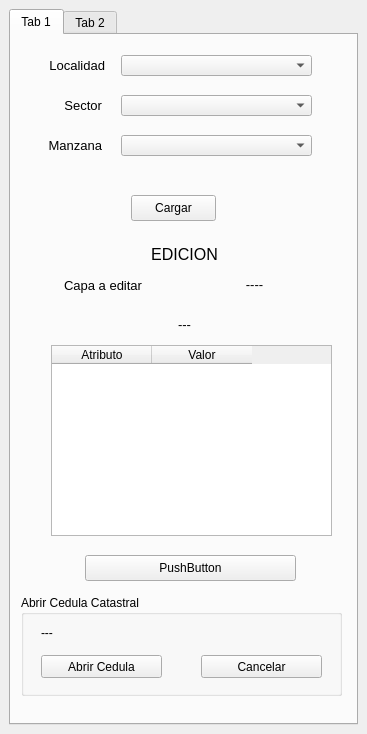
<?xml version="1.0" encoding="UTF-8"?>
<ui version="4.0">
 <class>actualizacioncatastralv2DockWidgetBase</class>
 <widget class="QDockWidget" name="actualizacioncatastralv2DockWidgetBase">
  <property name="geometry">
   <rect>
    <x>0</x>
    <y>0</y>
    <width>367</width>
    <height>734</height>
   </rect>
  </property>
  <property name="windowTitle">
   <string>actualizacioncatastralv2</string>
  </property>
  <widget class="QWidget" name="dockWidgetContents">
   <layout class="QGridLayout" name="gridLayout">
    <item row="0" column="0">
     <widget class="QTabWidget" name="tabWidget">
      <property name="currentIndex">
       <number>0</number>
      </property>
      <widget class="QWidget" name="tab">
       <attribute name="title">
        <string>Tab 1</string>
       </attribute>
       <widget class="QComboBox" name="comboLocalidad">
        <property name="geometry">
         <rect>
          <x>110</x>
          <y>20</y>
          <width>191</width>
          <height>21</height>
         </rect>
        </property>
       </widget>
       <widget class="QComboBox" name="comboSector">
        <property name="geometry">
         <rect>
          <x>110</x>
          <y>60</y>
          <width>191</width>
          <height>21</height>
         </rect>
        </property>
       </widget>
       <widget class="QComboBox" name="comboManzana">
        <property name="geometry">
         <rect>
          <x>110</x>
          <y>100</y>
          <width>191</width>
          <height>21</height>
         </rect>
        </property>
       </widget>
       <widget class="QLabel" name="label">
        <property name="geometry">
         <rect>
          <x>33</x>
          <y>20</y>
          <width>61</width>
          <height>21</height>
         </rect>
        </property>
        <property name="text">
         <string>&lt;html&gt;&lt;head/&gt;&lt;body&gt;&lt;p align=&quot;right&quot;&gt;&lt;span style=&quot; font-size:10pt;&quot;&gt;Localidad&lt;/span&gt;&lt;/p&gt;&lt;/body&gt;&lt;/html&gt;</string>
        </property>
       </widget>
       <widget class="QLabel" name="label_2">
        <property name="geometry">
         <rect>
          <x>30</x>
          <y>60</y>
          <width>61</width>
          <height>21</height>
         </rect>
        </property>
        <property name="text">
         <string>&lt;html&gt;&lt;head/&gt;&lt;body&gt;&lt;p align=&quot;right&quot;&gt;&lt;span style=&quot; font-size:10pt;&quot;&gt;Sector&lt;/span&gt;&lt;/p&gt;&lt;/body&gt;&lt;/html&gt;</string>
        </property>
       </widget>
       <widget class="QLabel" name="label_3">
        <property name="geometry">
         <rect>
          <x>30</x>
          <y>100</y>
          <width>61</width>
          <height>21</height>
         </rect>
        </property>
        <property name="text">
         <string>&lt;html&gt;&lt;head/&gt;&lt;body&gt;&lt;p align=&quot;right&quot;&gt;&lt;span style=&quot; font-size:10pt;&quot;&gt;Manzana&lt;/span&gt;&lt;/p&gt;&lt;/body&gt;&lt;/html&gt;</string>
        </property>
       </widget>
       <widget class="QPushButton" name="botonCargar">
        <property name="geometry">
         <rect>
          <x>120</x>
          <y>160</y>
          <width>85</width>
          <height>26</height>
         </rect>
        </property>
        <property name="text">
         <string>Cargar</string>
        </property>
       </widget>
       <widget class="QLabel" name="labelEdicion">
        <property name="geometry">
         <rect>
          <x>3</x>
          <y>210</y>
          <width>341</width>
          <height>20</height>
         </rect>
        </property>
        <property name="text">
         <string>&lt;html&gt;&lt;head/&gt;&lt;body&gt;&lt;p align=&quot;center&quot;&gt;&lt;span style=&quot; font-size:12pt;&quot;&gt;EDICION&lt;/span&gt;&lt;/p&gt;&lt;/body&gt;&lt;/html&gt;</string>
        </property>
       </widget>
       <widget class="QLabel" name="labelTituloEditar">
        <property name="geometry">
         <rect>
          <x>40</x>
          <y>240</y>
          <width>91</width>
          <height>21</height>
         </rect>
        </property>
        <property name="text">
         <string>&lt;html&gt;&lt;head/&gt;&lt;body&gt;&lt;p align=&quot;right&quot;&gt;&lt;span style=&quot; font-size:10pt;&quot;&gt;Capa a editar&lt;/span&gt;&lt;/p&gt;&lt;/body&gt;&lt;/html&gt;</string>
        </property>
       </widget>
       <widget class="QTableWidget" name="tablaEdicion">
        <property name="geometry">
         <rect>
          <x>40</x>
          <y>310</y>
          <width>281</width>
          <height>191</height>
         </rect>
        </property>
        <column>
         <property name="text">
          <string>Atributo</string>
         </property>
        </column>
        <column>
         <property name="text">
          <string>Valor</string>
         </property>
        </column>
       </widget>
       <widget class="QPushButton" name="botonEditar">
        <property name="geometry">
         <rect>
          <x>74</x>
          <y>520</y>
          <width>211</width>
          <height>26</height>
         </rect>
        </property>
        <property name="text">
         <string>PushButton</string>
        </property>
       </widget>
       <widget class="QLabel" name="labelCapaEdicion">
        <property name="geometry">
         <rect>
          <x>153</x>
          <y>240</y>
          <width>181</width>
          <height>20</height>
         </rect>
        </property>
        <property name="text">
         <string>&lt;html&gt;&lt;head/&gt;&lt;body&gt;&lt;p align=&quot;center&quot;&gt;&lt;span style=&quot; font-size:10pt;&quot;&gt;----&lt;/span&gt;&lt;/p&gt;&lt;/body&gt;&lt;/html&gt;</string>
        </property>
       </widget>
       <widget class="QLabel" name="labelStatusEdicion">
        <property name="geometry">
         <rect>
          <x>13</x>
          <y>279</y>
          <width>321</width>
          <height>21</height>
         </rect>
        </property>
        <property name="text">
         <string>&lt;html&gt;&lt;head/&gt;&lt;body&gt;&lt;p align=&quot;center&quot;&gt;&lt;span style=&quot; font-size:10pt;&quot;&gt;---&lt;/span&gt;&lt;/p&gt;&lt;/body&gt;&lt;/html&gt;</string>
        </property>
       </widget>
       <widget class="QGroupBox" name="groupBox">
        <property name="geometry">
         <rect>
          <x>10</x>
          <y>560</y>
          <width>321</width>
          <height>101</height>
         </rect>
        </property>
        <property name="title">
         <string>Abrir Cedula Catastral</string>
        </property>
        <widget class="QPushButton" name="btnAbrirCedula">
         <property name="geometry">
          <rect>
           <x>20</x>
           <y>60</y>
           <width>121</width>
           <height>23</height>
          </rect>
         </property>
         <property name="text">
          <string>Abrir Cedula</string>
         </property>
        </widget>
        <widget class="QPushButton" name="btnCancelAperCedula">
         <property name="geometry">
          <rect>
           <x>180</x>
           <y>60</y>
           <width>121</width>
           <height>23</height>
          </rect>
         </property>
         <property name="text">
          <string>Cancelar</string>
         </property>
        </widget>
        <widget class="QLabel" name="lbEstatusCedula">
         <property name="geometry">
          <rect>
           <x>20</x>
           <y>30</y>
           <width>281</width>
           <height>16</height>
          </rect>
         </property>
         <property name="text">
          <string>---</string>
         </property>
        </widget>
       </widget>
      </widget>
      <widget class="QWidget" name="tab_2">
       <attribute name="title">
        <string>Tab 2</string>
       </attribute>
      </widget>
     </widget>
    </item>
   </layout>
  </widget>
 </widget>
 <resources/>
 <connections/>
</ui>
